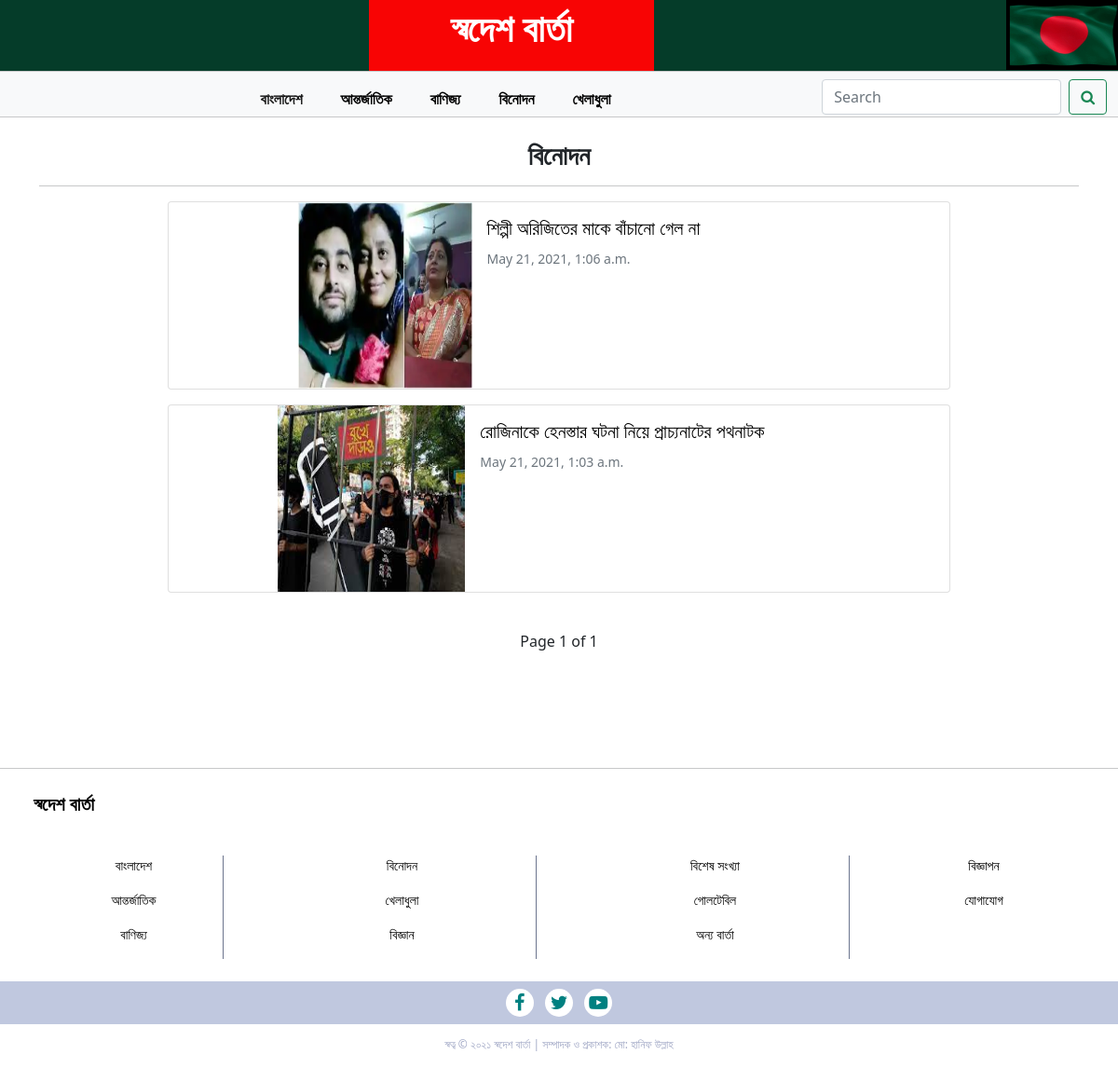
The app's page /news_Entertainment/ with its own data.
### newspaper_project/models.py (models this page shows, shortened)
class Entertainment(models.Model):
    Title = models.CharField(max_length=300)
    Content = models.TextField()
    content_image = models.ImageField(upload_to='Entertainment_pic',verbose_name='Uplod Image')
    publish_time = models.DateTimeField(auto_now_add=True,null=True,blank=True)
    class Meta:
        ordering = ('-publish_time', )

### newspaper_project/views.py (the view)
# urls.py: path('news_Entertainment/', views.news_Entertainment, name='news_Entertainment'),
def news_Entertainment(request):
    news = models.Entertainment.objects.all()
    paginator = Paginator(news,5)
    page_number = request.GET.get('page')
    page_obj = paginator.get_page(page_number)
    diction = {'page_obj':page_obj, 'headline':'বিনোদন'}
    return render(request,'newspaper_project/news_all.html',context=diction)

### newspaper_project/templatetags/custom_filters.py (called while the page is built)
def model_name(value):
    return value.__class__.__name__

### templates/newspaper_project/news_all.html (shortened to what this page needs)
{% extends 'base.html' %}
{% load custom_filters %}
{% block body_block %}
    <h3 class="text-center"><b>{{headline}}</b></h3>
    <hr>
    {% for newses in page_obj %}
        <div class="card mb-3 mx-auto" style="max-width: 840px;">
            <div class="row g-0 mx-auto">
                <div class="col-md-4">
                    <img src="/media/{{ newses.content_image }}" alt="{{newses.Title}}" class="img-fluid" style="display: block; width: 100%; height: 200px;">
                </div>
                <div class="col-md-8">
                    <div class="card-body">
                        <a href="{% url 'newspaper_project:news_details' pk=newses.pk table=newses|model_name %}" style="text-decoration:none;color:black;"><h5 class="card-title">{{newses.Title}}</h5></a>
                        <p class="card-text"><small class="text-muted">{{ newses.publish_time }}</small></p>
                    </div>
                </div>
            </div>
      </div>
    {% endfor %}
     <div class="container p-4">
        <div class="pagination justify-content-center">
            <span class="step-links">
                <span class="current">
                    Page {{ page_obj.number }} of {{ page_obj.paginator.num_pages }}
                </span>
            </span>
            </div>
        </div>
{% endblock body_block %}

### records on screen
Entertainment: content_image (picture), Title "শিল্পী অরিজিতের মাকে বাঁচানো গেল না", publish_time "May 21, 2021, 1:06 a.m."
Entertainment: content_image (picture), Title "রোজিনাকে হেনস্তার ঘটনা নিয়ে প্রাচ্যনাটের পথনাটক", publish_time "May 21, 2021, 1:03 a.m."

### other values on screen
{{ headline }} "বিনোদন"
{{ page_obj.number }} "1"
{{ page_obj.paginator.num_pages }} "1"
